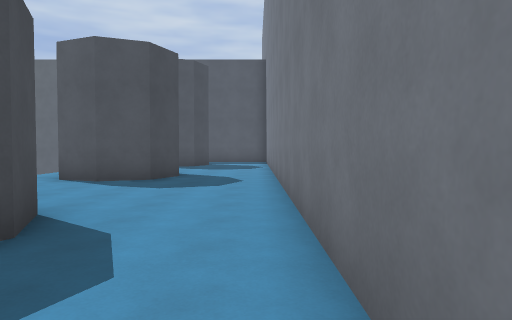
View 1 (above)

24 first-person views from a walk through a Godot game level. The camera is 1.5 m above the floor, tilts 2° down and sees 70° across. The floor is counted in squares, 2 m on a side. Each view is taken from the middle of a square. On the plan, view 1 faces up. The plan holds only what a view shows up to about 11 squares ahead; the rest is blank. The place goes on beyond the plan. Flat picture figures and markers are left out. Surface patterns are stand-ins for the level's own textures.

View 2
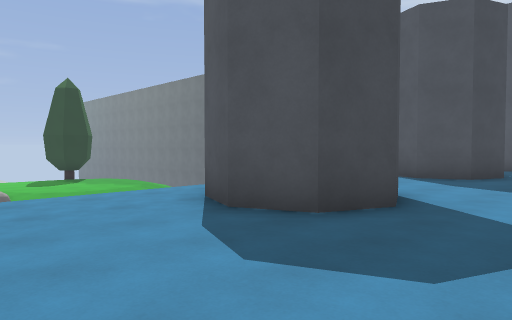

View 3
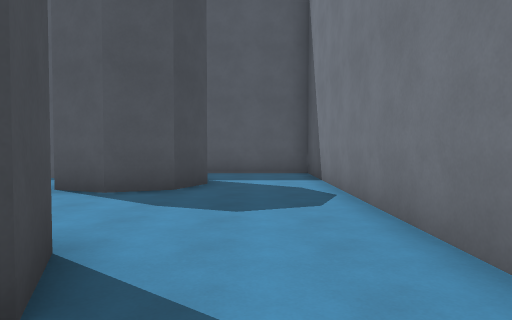

View 4
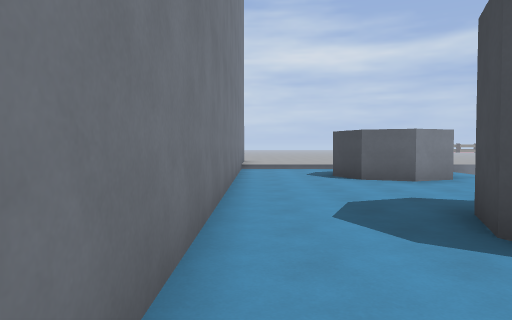

View 5
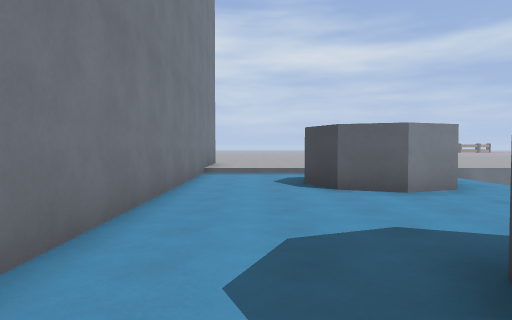

View 6
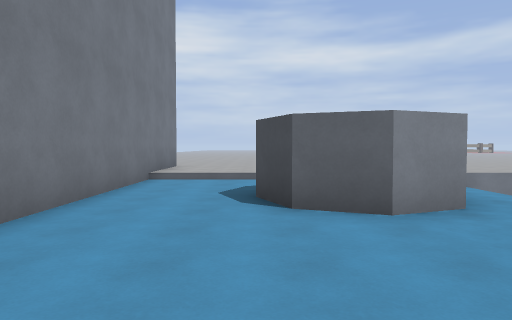

View 7
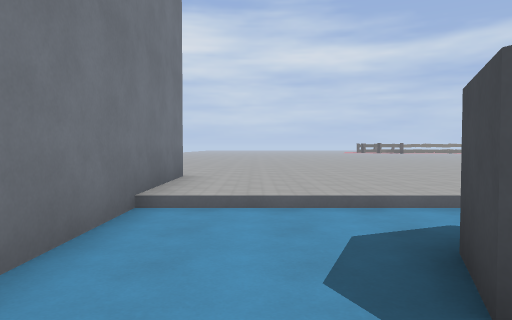

View 8
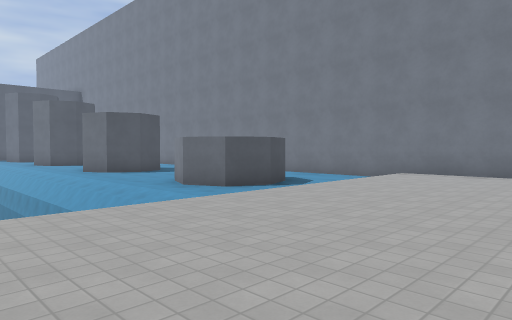

View 9
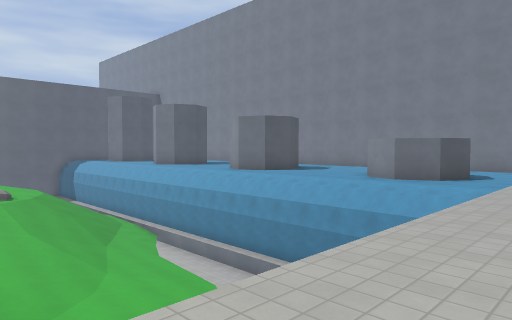

View 10
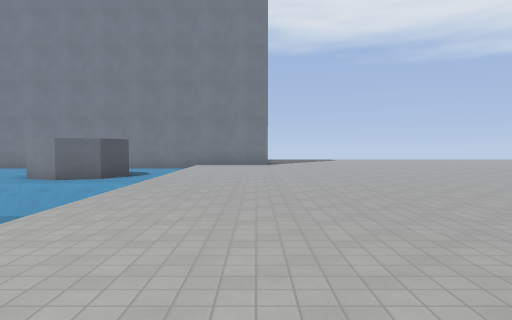

View 11
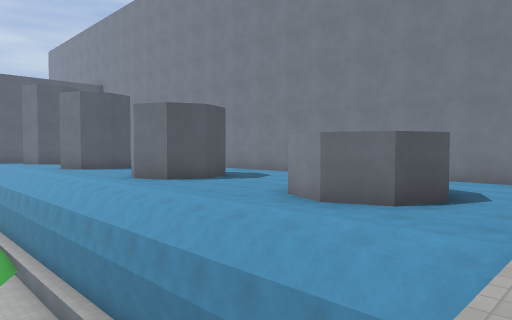

View 12
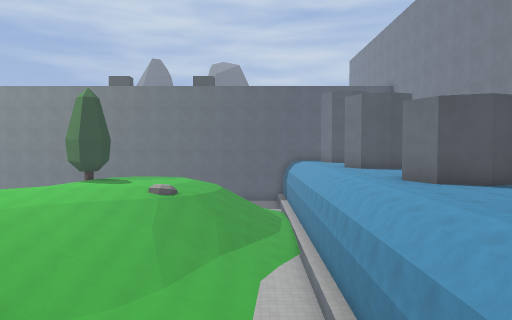

View 13
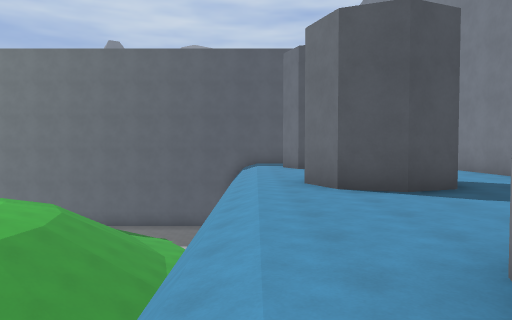

View 14
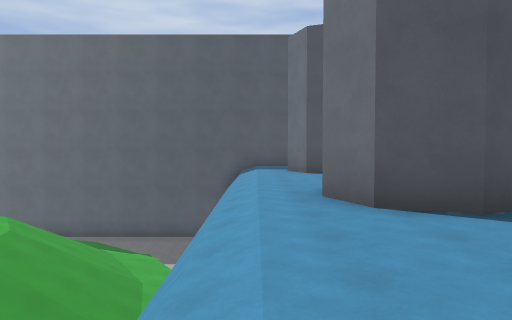

View 15
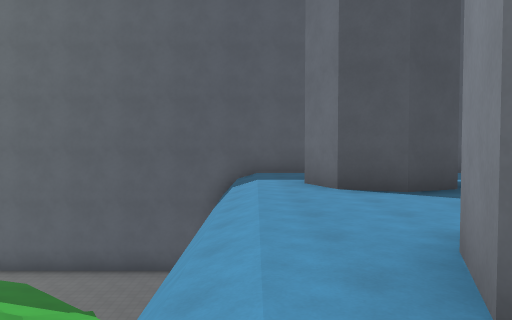

View 16
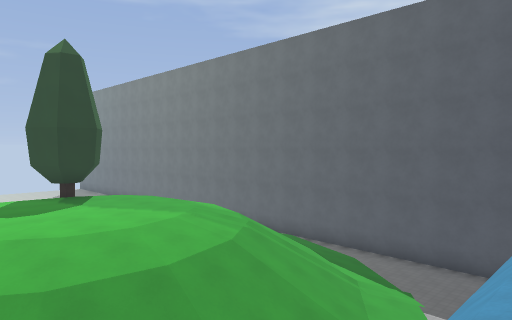

View 17
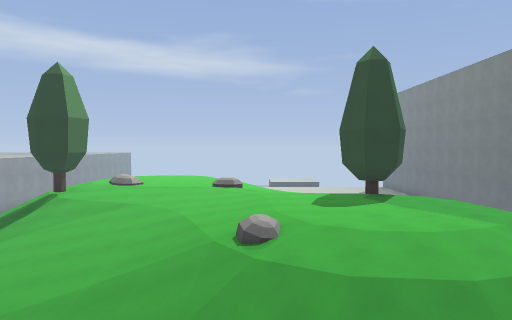

View 18
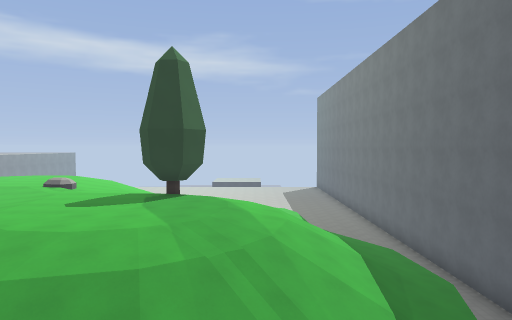

View 19
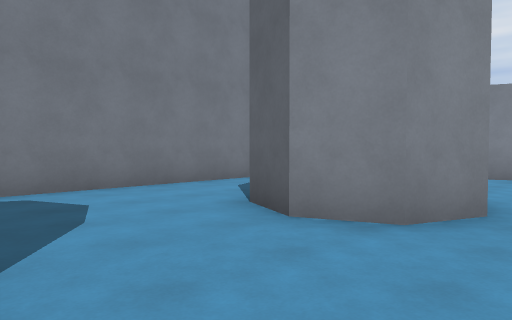

View 20
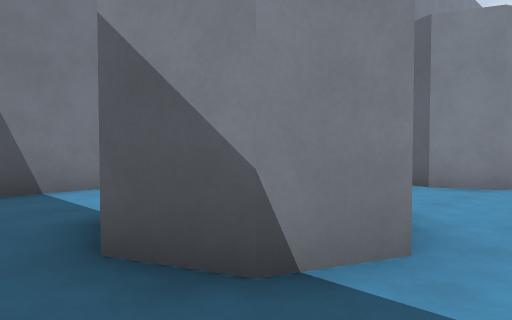

View 21
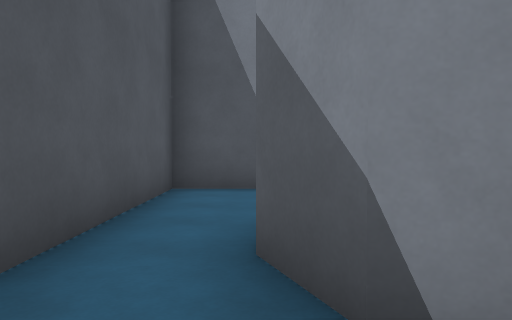

View 22
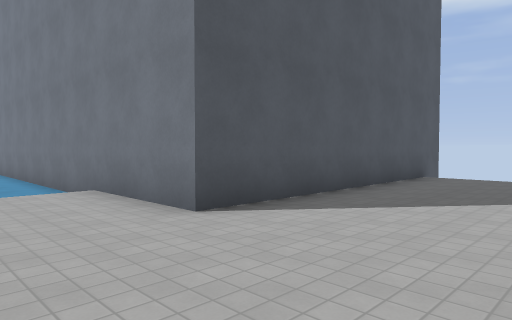

View 23
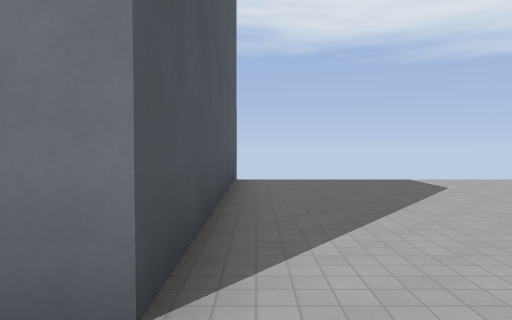

View 24
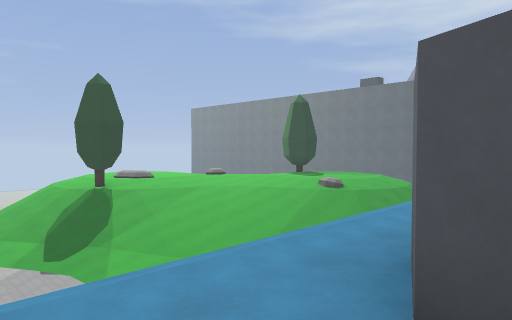

### Floor plan
Key: @ floor where view 1 was taken; # wall or solid block; . main floor; - floor 0.25 m lower than the main floor; / step, stairs or slope; v drop or lower ground; T tree.
Columns run from 17 left of view 1 to 8 right of it. Each row starts with its distance up from view 1.
 19 ###################
 18 vvvvvvvvvvv/------#
 17 vvvvvvvvvvv/-##---#
 16 vvvvvvvvvvv/####--#
 15 vvvvvvvvvvv/####--#
 14  vvvvvvvvvv/-##---#
 13 vvvvvvvvvvv/------#
 12  vvvvvvvvvv/------#
 11 TTvvvvvvvvv/-##---#
 10 TTvvvvvvvvv/####--#
  9 vvvvvvvvvvv/####--#
  8 vvvvvvvvvvv/-##---#
  7 vvvvvvvvv v/------#
  6 vvvvvvv  vv/------#
  5 vvvvvvv  vv/------#
  4 vvvvvvvvvvv/-##---#
  3 vvvvvvvvvvv//###--#
  2 vvvvvvvvvvv/-##---#
  1 vvvvvvvvvvv/------#
  0 vv vvvvvvvv/-----@#
 -1   vvvvvvv v/------#
 -2  vvvv     v/-##---#
 -3 vvvvv     v/####--#
 -4 vvvv      v/####--#
 -5           v/-##---#
 -6           v/------#
 -7     ..............#
 -8   . ..............#
 -9   . ..............########
-10     .....................
-11     .....................
-12       ...................
-13        ............ .....

Where each view was taken, in squares from view 1:
view 1: 0 up, 0 right, facing up
view 2: 5 up, 0 right, facing up-left
view 3: 8 up, 1 left, facing up
view 4: 6 up, 0 right, facing down
view 5: 4 up, 1 left, facing down
view 6: 2 up, 2 left, facing down
view 7: 2 down, 1 left, facing down
view 8: 11 down, 10 left, facing up-right
view 9: 8 down, 15 left, facing up-right
view 10: 9 down, 15 left, facing right
view 11: 7 down, 10 left, facing up-right
view 12: 7 down, 9 left, facing up
view 13: 2 up, 6 left, facing up
view 14: 4 up, 6 left, facing up
view 15: 8 up, 6 left, facing up
view 16: 7 up, 6 left, facing up-left
view 17: 7 up, 6 left, facing left
view 18: 13 up, 6 left, facing left
view 19: 14 up, 6 left, facing down-right
view 20: 18 up, 6 left, facing down-right
view 21: 17 up, 6 left, facing right
view 22: 13 down, 2 left, facing up-right
view 23: 10 down, 1 left, facing right
view 24: 6 down, 4 left, facing up-left
